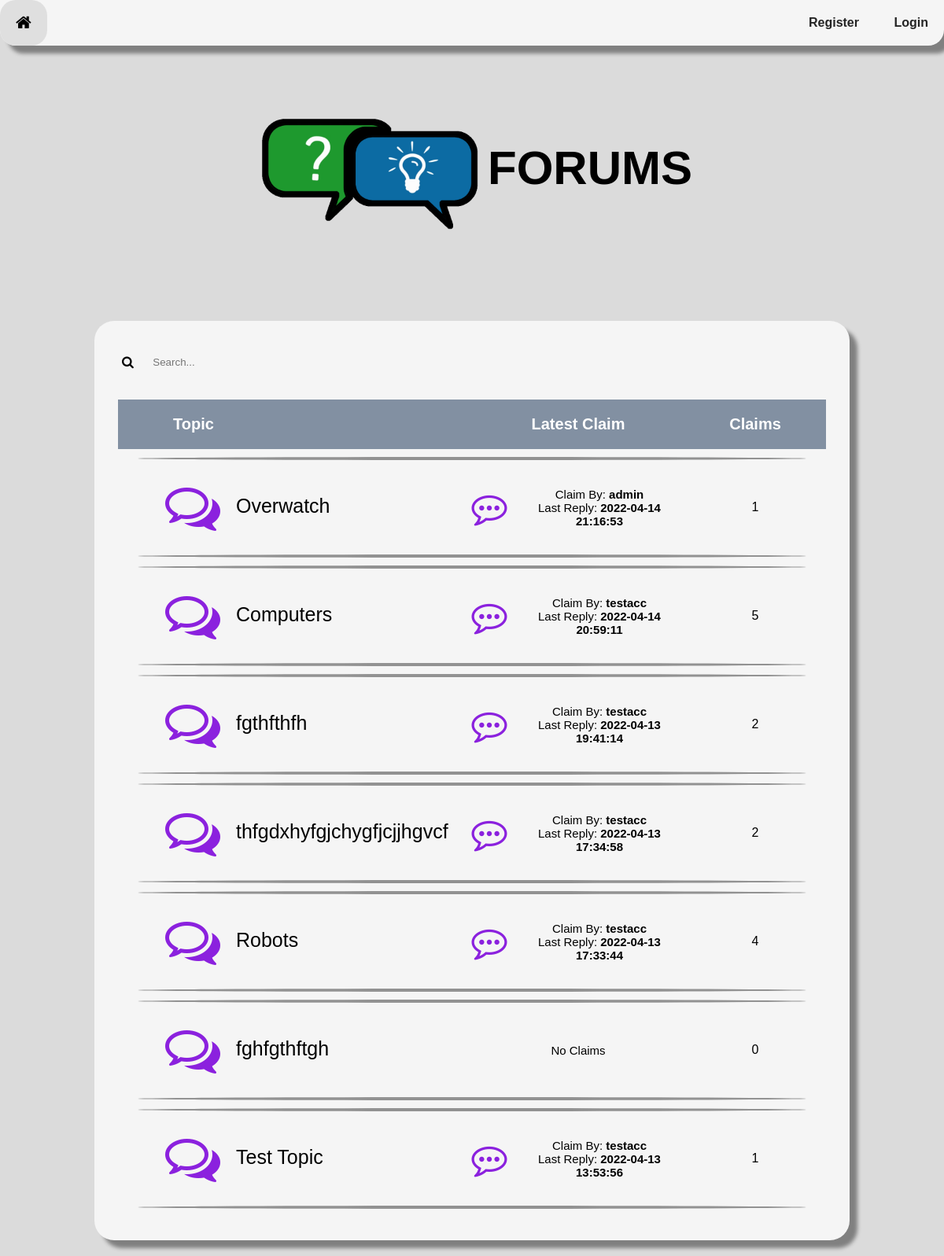
The page / on the database its author committed.
### tables this page shows
CREATE TABLE topic (
    topicID INTEGER NOT NULL PRIMARY KEY AUTOINCREMENT,
    topicName TEXT NOT NULL,
    postingUser INTEGER REFERENCES user(userID) ON DELETE SET NULL ON UPDATE CASCADE,
    creationTime INTEGER NOT NULL,
    updateTime INTEGER NOT NULL
);

CREATE TABLE user (
    userID INTEGER NOT NULL PRIMARY KEY AUTOINCREMENT,
    userName TEXT NOT NULL,
    passwordHash BLOB NOT NULL,
    isAdmin BOOLEAN NOT NULL,
    creationTime INTEGER NOT NULL,
    lastVisit INTEGER NOT NULL
);

### server.py (the view)
@app.route('/')
def homepage():
    topics = getAllTopics()
    return render_template("Homepage.html", user=getUserStatus(), topics=topics)

### server.py (called while the page is built)
def getUserStatus():
    if isUserLoggedIn():
        username = getUsername(getUserIDFromSession())
        loggedIn = True
        admin = isAdmin(getUserIDFromSession())
    else:
        username = "NULL"
        loggedIn = False
        admin = False
    class Status:
        Username = username
        LoggedIn = loggedIn
        Admin = admin
    return Status

def isUserLoggedIn():
    if session.get("userID"):
        return True
    return False

def getUsername(id):
    db = sqlite3.connect(PATH)
    cursor = db.cursor()
    user = cursor.execute(
        "select userName from user where userID=?", (id,))
    for row in user:
        username = row[0]
    db.close()
    return username

def getTotalClaimsInTopic(topicId):
    db = sqlite3.connect(PATH)
    cursor = db.cursor()
    claim = cursor.execute(
        "select count(*) from claim where topic=?", (topicId,))
    for row in claim:
        return row[0]

def getLatestClaimInTopic(topicId):
    db = sqlite3.connect(PATH)
    cursor = db.cursor()
    latestClaim = cursor.execute(
        "select claimID, postingUser, updateTime from claim where topic=? order by updateTime desc limit 1", (topicId,))
    class LatestClaim:
        HasClaim = False
    for row in latestClaim:
        class LatestClaim:
            HasClaim = True
            Id = row[0]
            Username = getUsername(row[1])
            UpdatedAt = convertJulianTime(row[2], "FULL")
    return LatestClaim

def getAllTopics():
    db = sqlite3.connect(PATH)
    cursor = db.cursor()
    topics = cursor.execute(
        "select topicID, topicName, postingUser from topic order by updateTime desc")
    topicList = []
    for row in topics:
        topicId = row[0]
        topicName = row[1]
        poster = row[2]
        class Topic:
            Id = topicId
            Name = topicName
            Creator = getUsername(poster)
            Claims = getTotalClaimsInTopic(Id)
            Claim = getLatestClaimInTopic(Id)
        topicList.append(Topic)
    db.close()
    return topicList

### templates/homepage.html (shortened to what this page needs)
<!DOCTYPE html>
<html>
<head>
    <link rel="stylesheet" type="text/css" href="{{ url_for('static', filename='CSS/global.css') }}">
    <link rel="stylesheet" type="text/css"
        href="https://stackpath.bootstrapcdn.com/font-awesome/4.7.0/css/font-awesome.min.css">
</head>
<body
    onload="load(`{{ url_for('static', filename='Templates/RegisterForm.html') }}`, `{{ url_for('static', filename='Templates/LoginForm.html') }}`)">
    <div class="navigationContainer">
        <button id="homeBtn" style="float: left;" onclick="location.href='/'" class="navigationBtn"><i
                class="fa fa-home fa-lg" aria-hidden="true"></i></button>
        {% if user.LoggedIn == True %}
        <button id="logoutBtn" style="display: inline-block;" onclick="location.href='/signout'"
            class="navigationBtn"><i class="fa fa-sign-out fa-lg" aria-hidden="true"></i></button>
        {% else %}
        <button id="registerBtn" style="display: inline-block;" onclick="overlayOn('overlayRegister')"
            class="navigationBtn"><b>Register</b></button>
        <button id="loginBtn" style="display: inline-block;" onclick="overlayOn('overlayLogin')"
            class="navigationBtn"><b>Login</b></button>
        {% endif %}
    </div>
    <div class="logoContainer">
        <h1 style="vertical-align: middle;" class="logoTitle"><img style="vertical-align: middle;" width="300px"
                height="300px" src="{{ url_for('static', filename='Resources/Images/logo.png') }}" />FORUMS</h1>
    </div>
    <div class="forumsContainer">
        <div class="flex-container-space-between">
            <div>
                <label class="searchLabel"><i class="fa fa-search" aria-hidden="true"></i></label>
                <input class="searchField" type="search" placeholder="Search..." id="search" />
            </div>
        </div>
        <div class="topicContainerTitle grid-container-topics">
            <span style="color: white; margin-left: 70px;"><b>Topic</b></span>
            <span style="color: white;" class="grid-content-center"><b>Latest Claim</b></span>
            <span style="color: white;" class="grid-content-center"><b>Claims</b></span>
        </div>
        {% for topic in topics %}
        <div>
            <hr>
            <div class="grid-container-topics">
                <div onclick="location.href='/{{ topic.Id }}'" style="margin-left: 20px;"
                    class="topicContainer grid-content-middle">
                    <span class="topic"><i class="fa fa-comments-o fa-4x topicIcon" aria-hidden="true"></i>{{ topic.Name
                        }}</span>
                </div>
                <div style="font-size: 15px;" class="topic grid-content-center">
                    {% if topic.Claim.HasClaim == True %}
                    <div onclick="location.href='/{{ topic.Id }}/{{ topic.Claim.Id }}'"
                        style="display: grid; grid-template-columns: 20% 80%; justify-items: center; align-items: center; text-align: center;"
                        class="topicContainer">
                        <i style="margin-right: 10px; color: var(--primary);" class="fa fa-commenting-o fa-3x"
                            aria-hidden="true"></i>
                        <div>
                            <span>Claim By: <b>{{ topic.Claim.Username }}</b></span>
                            <br>
                            <span>Last Reply: <b>{{ topic.Claim.UpdatedAt }}</b></span>
                        </div>
                    </div>
                    {% else %}
                    <span>No Claims</span>
                    {% endif %}
                </div>
                <div class="grid-content-center">
                    <span>{{ topic.Claims }}</span>
                </div>
            </div>
            <hr>
        </div>
        {% endfor %}
    </div>
</body>
</html>

### static/CSS/global.css (style rules this page uses)
:root { --primary: #8B21DE; --secondary: #5db31c; --third: #8290a2; --background: rgb(219, 219, 219); --background2: whitesmoke; --text: black; --text2: white; --icon: black; --icon2: white; --form: whitesmoke; --highlight: rgb(223, 223, 223); --border: rgb(180, 180, 180); --link: dodgerblue; --containerShadow: gray; --admin:rgb(202, 0, 0); --remove: red; --replyTypeClarification: gold; --replyTypeSupportingArgument: #89AC76; --replyTypeCounterargument: #4D5645; --replyTypeEvidence: #E6D690; --replyTypeSupport: #57A639; --replyTypeRebuttal: #D36E70; }
body { font-family: Helvetica, sans-serif; background-color: var(--background); margin: 0; padding: 0; }
h1, h2, h3, h4, h5, h6, p, span, small { color: var(--text); }
hr { border: 2px solid #929292; border-radius: 50%; margin: 10px 25px 10px 25px; }
.forumsContainer { background-color: var(--background2); border-radius: 25px; box-shadow: 10px 10px 5px var(--containerShadow); padding: 30px; margin-top: 40px; margin-left: 10%; margin-right: 10%; margin-bottom: 20px; }
.searchField { background-color: var(--form); vertical-align: middle; border: none; width: auto; margin: 5px; padding: 10px; }
.searchLabel { color: var(--icon); vertical-align: middle; margin: 5px; }
.navigationContainer { background-color: var(--background2); box-shadow: 10px 10px 5px var(--containerShadow); text-align: right; display: block; border-bottom-left-radius: 20px; border-bottom-right-radius: 20px; }
.navigationBtn { color: var(--text); background-color: transparent; border: none; cursor: pointer; padding: 20px; font-size: 16px; opacity: 0.85; }
.topicContainerTitle { background-color: var(--third); padding-top: 20px; padding-bottom: 20px; margin-top: 25px; margin-bottom: 5px; font-size: 20px; }
.flex-container-space-between { display: flex; justify-content: space-between; align-items: center; }
.grid-container-topics { display: grid; grid-template-columns: 50% 30% 20%; }
.grid-content-center { display: grid; justify-items: center; align-items: center; }
.grid-content-middle { display: grid; align-items: center; }

### templates/homepage.html (style rules this page uses)
.topicContainer { cursor: pointer; padding-top: 10px; padding-bottom: 10px; margin: 5px 0 5px 0; }
.topicIcon { color: var(--primary); vertical-align: middle; margin-left: 40px; margin-right: 20px; font-size: 70px; }
.topic { color: var(--text); font-size: 25px; vertical-align: middle; }
.logoContainer { margin-top: 10px; margin-bottom: 10px; }
.logoTitle { margin: auto; text-align: center; font-size: 60px; }

### rows shown on the page
topic: Name "Overwatch"
user: Claim.Username "admin"
topic: Name "Computers"
user: Claim.Username "testacc" "testacc" "testacc" "testacc" "testacc"
topic: Name "fgthfthfh"
topic: Name "thfgdxhyfgjchygfjcjjhgvcf"
topic: Name "Robots"
topic: Name "fghfgthftgh"
topic: Name "Test Topic"

### other values the page prints
{{ topic.Claim.UpdatedAt }} "2022-04-14 21:16:53" "2022-04-14 20:59:11" "2022-04-13 19:41:14" "2022-04-13 17:34:58" "2022-04-13 17:33:44" "2022-04-13 13:53:56"
{{ topic.Claims }} "1" "5" "2" "2" "4" "0" "1"
